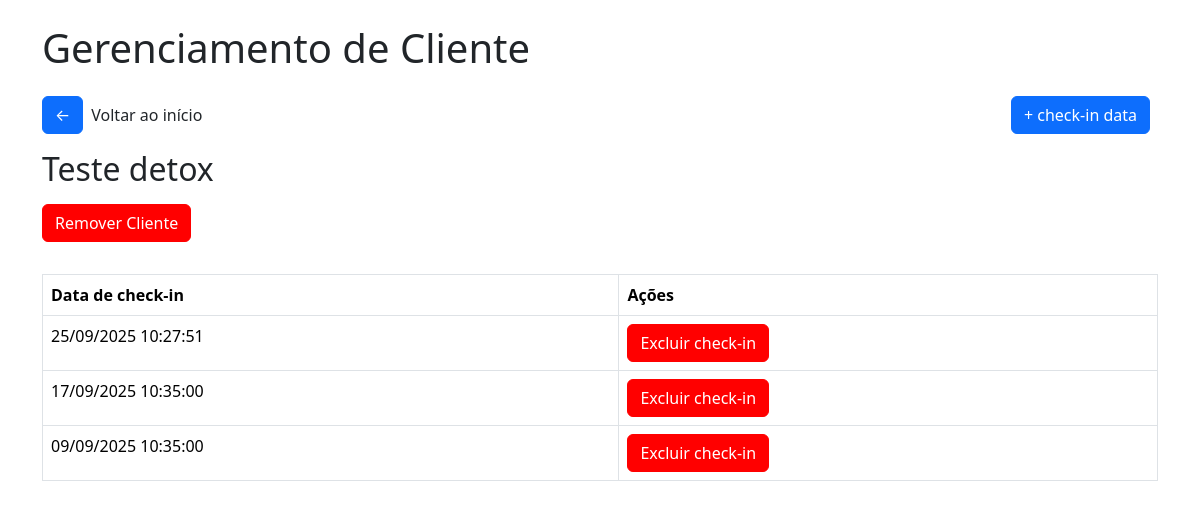
Screenshot of /clientedetox/1 with the database file from the repository.
### tables this page shows
CREATE TABLE clientes_detox (
        id INTEGER PRIMARY KEY AUTOINCREMENT,
        nome TEXT NOT NULL,
        status_detox BOOLEAN DEFAULT FALSE,
        checkins_detox INTEGER DEFAULT 0,
        historico_agendamento TEXT
    );

CREATE TABLE checkins_detox (
        id INTEGER PRIMARY KEY AUTOINCREMENT,
        cliente_id INTEGER,
        data TEXT,
        FOREIGN KEY(cliente_id) REFERENCES clientes(id)
    );

### app/views/detox.py (the view)
@app.route('/clientedetox/<int:cliente_id>')
def cliente_detox(cliente_id):
    conn = get_db_connection()
    cliente = conn.execute("SELECT * FROM clientes_detox WHERE id = ?", (cliente_id,)).fetchone()
    checkins = conn.execute("SELECT * FROM checkins_detox WHERE cliente_id = ?", (cliente_id,))
    return render_template('detox/cliente_detox.html', cliente=cliente, checkins=checkins)

### app/model/model.py (called while the page is built)
def get_db_connection():
    conn = sqlite3.connect('checkins.db')
    conn.row_factory = sqlite3.Row
    return conn

### app/templates/detox/cliente_detox.html (shortened to what this page needs)
<!DOCTYPE html>
<html lang="pt-br">
<head>
    <link href="https://cdn.jsdelivr.net/npm/bootstrap@5.3.2/dist/css/bootstrap.min.css" rel="stylesheet">
    <link rel="stylesheet" href="{{url_for('static', filename='css/style.css')}}">
    <link rel="stylesheet" href="{{url_for('static', filename='css/modal.css')}}">
</head>
<body>
    <div class="container">
        <h1 class="mb-4">
            Gerenciamento de Cliente
        </h1>
        <div class="box-btn-home">
            <div class="box"><a href="/detox" class="btn btn-primary btn-home">&#x2190</a>
            <p>Voltar ao início</p></div>
            <a href="/adcheckindatadetox/{{cliente.id}}" class="btn btn-primary btn-home">+ check-in data</a>
        </div>
        <h2 class="mb-3">
            {{cliente.nome}}
        </h2>
        <button class="btn btn-primary btn-remover" id="openModal">Remover Cliente</button>
        <table class="table table-bordered table-checkin">
            <thead>
                <tr>
                <th>Data de check-in</th>
                <th>Ações</th>
                </tr>
            </thead>
            <tbody>
                {% for checkin in checkins %}
                <tr>
                <td>{{ checkin.data }}</td>
                <td><a href="/excluircheckindetox/{{checkin.id}}" class="btn btn-primary btn-remover excludecheckin">Excluir check-in</a></td>
                </tr>
                {% endfor %}
            </tbody>
        </table>
</body>
</html>

### app/static/css/style.css (style rules this page uses)
body { padding: 24px; }
a { text-decoration: none; }
.btn-remover { background-color: red; border-color: red; }
.btn-home { margin-bottom: 16px; margin-right: 8px; }
.box-btn-home { width: 100%; display: flex; justify-content: space-between; align-items: center; }
.box-btn-home .box { display: flex; justify-content: center; align-items: center; }
.table-checkin { margin-top: 32px; }
.excludecheckin { color: white; }

### rows the page displays
clientes_detox: nome "Teste detox"
checkins_detox: data "25/09/2025 10:27:51"
checkins_detox: data "17/09/2025 10:35:00"
checkins_detox: data "09/09/2025 10:35:00"
